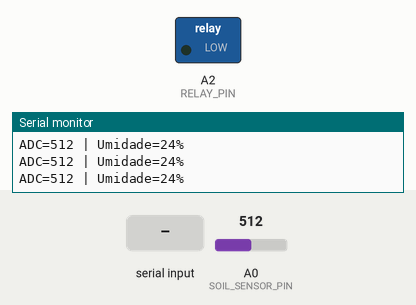
The program below on a simulated Arduino Uno, built with avr-gcc and run on an emulated ATmega328P. Parts: switched loads named in the program (green lamp = pin HIGH), the last lines printed to the serial monitor. The test bench sets the inputs (shaded band); at power-on: A0 (SOIL_SENSOR_PIN) = 512.

Above: at 1.2 s.
1.3 s: A0 (SOIL_SENSOR_PIN) set to 288
2.8 s: A0 (SOIL_SENSOR_PIN) set to 268
At 4.1 s:
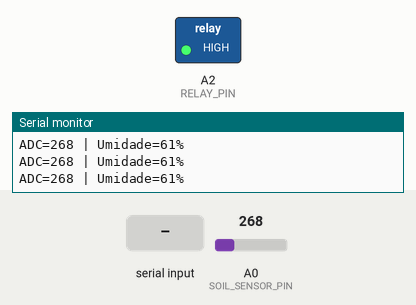
4.5 s: "T" received over Serial
At 5.3 s:
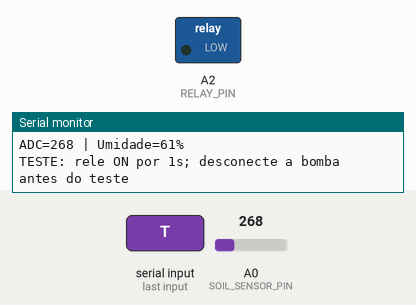
7.0 s: "A" received over Serial
8.5 s: A0 (SOIL_SENSOR_PIN) set to 402
10.0 s: A0 (SOIL_SENSOR_PIN) set to 422
At 10.7 s:
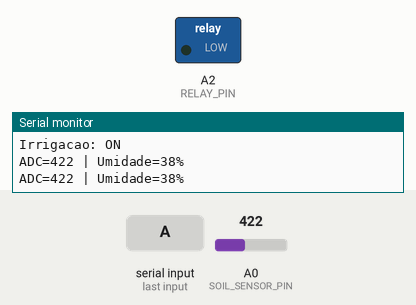
Timing chart, 0 to 12.5 s (numbered marks = the images above; inputs shaded):
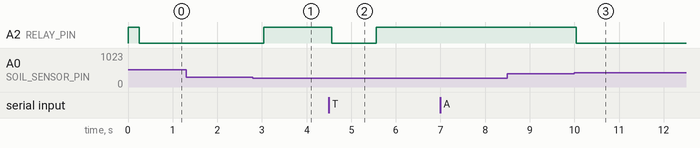

Measured:
- the behaviour switches between 280 and 279 on A0 (SOIL_SENSOR_PIN) (found by bisection; images 0 and 1)
- after the input at 2.8 s, A2 (RELAY_PIN): LOW → HIGH after 0.24 s
- after the input at 4.5 s, A2 (RELAY_PIN): HIGH → LOW after 0.06 s, → HIGH 1.0 s later
- after the input at 10.0 s, A2 (RELAY_PIN): HIGH → LOW at once

The program:

main.cpp
```cpp
#include <Arduino.h>

#include "brain.h"
#include "config.h"

void setup() {
  Serial.begin(config::SERIAL_BAUD_RATE);
  brain_init(config::RELAY_PIN, config::SOIL_SENSOR_PIN);
}

void loop() {
  brain_loop();
}
```

brain.cpp
```cpp
#include "brain.h"

#include "config.h"
#include "control.h"
#include "irrigation.h"

namespace {
struct IrrigationSession {
  bool active;
};

IrrigationSession session = {false};
bool relay_test_mode = false;
bool relay_test_pulse_active = false;
unsigned long relay_test_started_ms = 0;

void stop_session() {
  session.active = false;
  irrigation_stop();
  Serial.println("Irrigacao: OFF (60% atingidos)");
}

void start_session() {
  session.active = true;
  irrigation_start();
  Serial.println("Irrigacao: ON");
}

void process_serial_commands() {
  while (Serial.available() > 0) {
    const char command = Serial.read();
    if (command == 'T' || command == 't') {
      session = {false};
      irrigation_stop();
      relay_test_mode = true;
      relay_test_pulse_active = true;
      relay_test_started_ms = millis();
      irrigation_start();
      Serial.println("TESTE: rele ON por 1s; desconecte a bomba antes do teste");
    } else if (command == 'A' || command == 'a') {
      if (relay_test_pulse_active) {
        irrigation_stop();
      }
      relay_test_mode = false;
      relay_test_pulse_active = false;
      session = {false};
      Serial.println("Modo automatico ativado");
    }
  }
}
}  // namespace

void brain_init(uint8_t relay_pin, uint8_t soil_sensor_pin) {
  control_init(soil_sensor_pin);
  irrigation_init(relay_pin);
  session = {false};
  relay_test_mode = false;
  relay_test_pulse_active = false;
  relay_test_started_ms = 0;

  Serial.println("Irrigador iniciado");
}

void brain_loop() {
  process_serial_commands();

  if (relay_test_pulse_active &&
      millis() - relay_test_started_ms >= config::RELAY_TEST_DURATION_MS) {
    irrigation_stop();
    relay_test_pulse_active = false;
    Serial.println("TESTE: rele OFF");
  }

  if (relay_test_mode) {
    return;
  }

  if (!control_is_sensor_initialized() || !control_is_sensor_connected()) {
    Serial.println("Falha no sensor: irrigacao segura OFF");
    irrigation_stop();
    session = {false};
    return;
  }

  uint16_t sensor_adc = 0;
  uint8_t humidity = control_read_soil_percent(&sensor_adc);

  Serial.print("ADC=");
  Serial.print(sensor_adc);
  Serial.print(" | ");
  Serial.print("Umidade=");
  Serial.print(humidity);
  Serial.println("%");

  if (humidity >= config::STOP_IRRIGATION_PERCENT) {
    if (session.active) {
      stop_session();
    } else {
      irrigation_stop();
    }
    return;
  }

  if (!session.active) {
    if (humidity < config::START_IRRIGATION_PERCENT) {
      start_session();
    }
  }
}
```

brain.h
```cpp
#ifndef BRAIN_H
#define BRAIN_H

#include <Arduino.h>

void brain_init(uint8_t relay_pin, uint8_t soil_sensor_pin);
void brain_loop();

#endif
```

control.cpp
```cpp
#include "control.h"

#include "config.h"

namespace {
static constexpr uint8_t SENSOR_SAMPLE_COUNT = 5;
static constexpr uint8_t SENSOR_CONNECTION_CHECK_SAMPLES = 10;
static constexpr uint16_t SENSOR_FLOATING_MIN_ADC = 5;
static constexpr uint16_t SENSOR_FLOATING_MAX_ADC = 1018;

uint8_t sensor_pin = config::SOIL_SENSOR_PIN;

uint16_t read_sensor_average() {
  uint32_t sum = 0;

  for (uint8_t i = 0; i < SENSOR_SAMPLE_COUNT; ++i) {
    sum += analogRead(sensor_pin);
    delay(10);
  }

  return static_cast<uint16_t>(sum / SENSOR_SAMPLE_COUNT);
}

bool is_sensor_reading_plausible(uint16_t adc) {
  return adc >= SENSOR_FLOATING_MIN_ADC && adc <= SENSOR_FLOATING_MAX_ADC;
}
}  // namespace

void control_init(uint8_t soil_sensor_pin) {
  sensor_pin = soil_sensor_pin;
  pinMode(sensor_pin, INPUT);
}

bool control_is_sensor_initialized() {
  return sensor_pin != 255;
}

bool control_is_sensor_connected() {
  if (!control_is_sensor_initialized()) {
    return false;
  }

  uint16_t min_adc = UINT16_MAX;
  uint16_t max_adc = 0;
  uint32_t sum = 0;

  for (uint8_t i = 0; i < SENSOR_CONNECTION_CHECK_SAMPLES; ++i) {
    const uint16_t adc = analogRead(sensor_pin);
    min_adc = min(min_adc, adc);
    max_adc = max(max_adc, adc);
    sum += adc;
    delay(10);
  }

  const uint16_t average_adc = static_cast<uint16_t>(sum / SENSOR_CONNECTION_CHECK_SAMPLES);
  const uint16_t span = max_adc - min_adc;

  if (!is_sensor_reading_plausible(average_adc)) {
    return false;
  }

  if (span > 900) {
    return false;
  }

  return true;
}

uint8_t control_read_soil_percent(uint16_t* adc_out) {
  if (!control_is_sensor_initialized() || !control_is_sensor_connected()) {
    if (adc_out != nullptr) {
      *adc_out = 0;
    }
    return 0;
  }

  const uint16_t adc = read_sensor_average();
  if (adc_out != nullptr) {
    *adc_out = adc;
  }

  const uint16_t dry_adc = config::SENSOR_DRY_ADC;
  const uint16_t wet_adc = config::SENSOR_WET_ADC;

  if (wet_adc == dry_adc) {
    return 0;
  }

  if (dry_adc < wet_adc) {
    if (adc <= dry_adc) {
      return 0;
    }

    if (adc >= wet_adc) {
      return 100;
    }

    const uint32_t percent =
        (static_cast<uint32_t>(adc - dry_adc) * 100UL) / (wet_adc - dry_adc);
    return static_cast<uint8_t>(percent);
  }

  if (adc >= dry_adc) {
    return 0;
  }

  if (adc <= wet_adc) {
    return 100;
  }

  const uint32_t percent =
      (static_cast<uint32_t>(dry_adc - adc) * 100UL) / (dry_adc - wet_adc);
  return static_cast<uint8_t>(percent);
}
```

control.h
```cpp
#ifndef CONTROL_H
#define CONTROL_H

#include <Arduino.h>

void control_init(uint8_t soil_sensor_pin);
uint8_t control_read_soil_percent(uint16_t* adc_out = nullptr);
bool control_is_sensor_initialized();
bool control_is_sensor_connected();

#endif
```

irrigation.cpp
```cpp
#include "irrigation.h"

#include "config.h"

static uint8_t relay_pin = config::RELAY_PIN;
static bool relay_on = false;

void irrigation_init(uint8_t pin) {
  relay_pin = pin;
  digitalWrite(relay_pin, config::RELAY_ACTIVE_LEVEL == HIGH ? LOW : HIGH);
  pinMode(relay_pin, OUTPUT);
  irrigation_stop();
}

void irrigation_start() {
  if (relay_on) {
    return;
  }

  digitalWrite(relay_pin, config::RELAY_ACTIVE_LEVEL);
  relay_on = true;
}

void irrigation_stop() {
  digitalWrite(relay_pin, config::RELAY_ACTIVE_LEVEL == HIGH ? LOW : HIGH);
  relay_on = false;
}

bool irrigation_is_on() {
  return relay_on;
}
```

irrigation.h
```cpp
#ifndef IRRIGATION_H
#define IRRIGATION_H

#include <Arduino.h>

void irrigation_init(uint8_t relay_pin);
void irrigation_start();
void irrigation_stop();
bool irrigation_is_on();

#endif
```

config.h
```cpp
#ifndef CONFIG_H
#define CONFIG_H

#include <Arduino.h>

namespace config {
static constexpr uint8_t RELAY_PIN = A2;
static constexpr uint8_t SOIL_SENSOR_PIN = A0;
static constexpr uint8_t RELAY_ACTIVE_LEVEL = LOW;

static constexpr uint8_t START_IRRIGATION_PERCENT = 40;
static constexpr uint8_t STOP_IRRIGATION_PERCENT = 60;
static constexpr unsigned long RELAY_TEST_DURATION_MS = 1000;

static constexpr uint16_t SENSOR_DRY_ADC = 671;
static constexpr uint16_t SENSOR_WET_ADC = 18;

static constexpr uint32_t SERIAL_BAUD_RATE = 9600;
}  // namespace config

#endif
```
